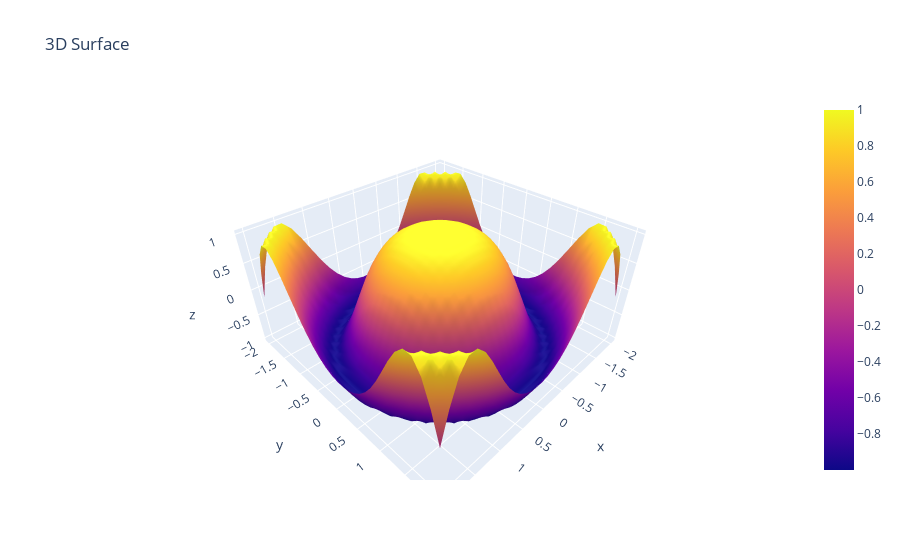

Notebook code cell kept with this figure:
### Markdown cell above
## Surface Plot

### Code cell
X,Y=np.meshgrid(np.linspace(-2,2,30),np.linspace(-2,2,30))
Z=np.cos(X**2+Y**2)
trace=go.Surface(x=X,y=Y,z=Z)
fig=go.Figure(data=[trace],layout=go.Layout(title='3D Surface'))
# go.Figure(data=[trace],layout=go.Layout(title='3D Surface')).show this can be done too

fig.show()

### Figure 1 — Plotly figure (JSON) as saved in the notebook; plotly's stock layout.template omitted (floating-point values rounded to 4 significant figures; data arrays with more than 128 entries replaced by an {"elided": "..."} marker saying what was removed)
{"data": [{"type": "surface", "x": {"elided": "30x30 float values"}, "y": {"elided": "30x30 float values"}, "z": {"elided": "30x30 float values"}}], "layout": {"title": {"text": "3D Surface"}}}
